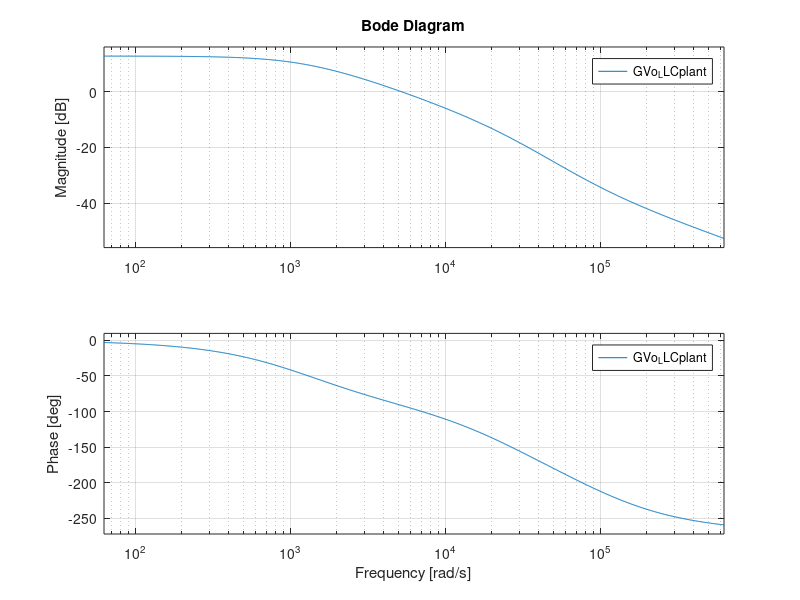
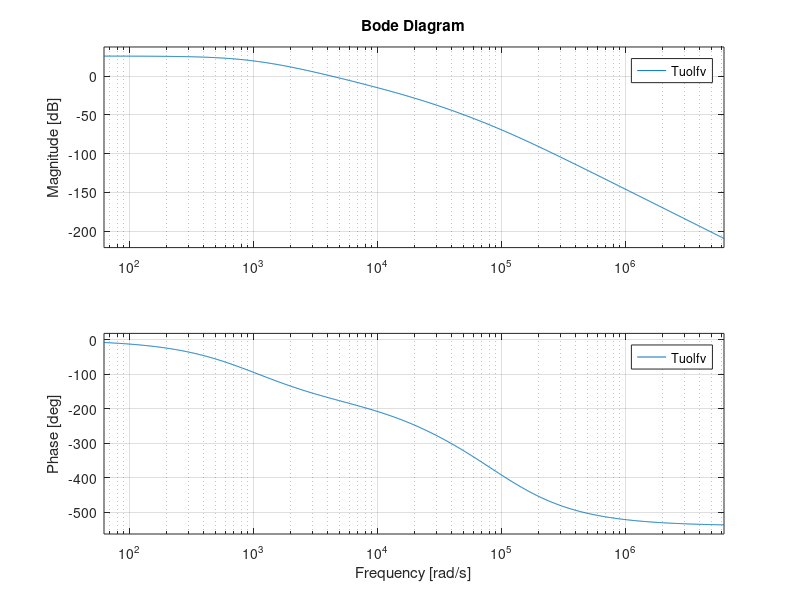
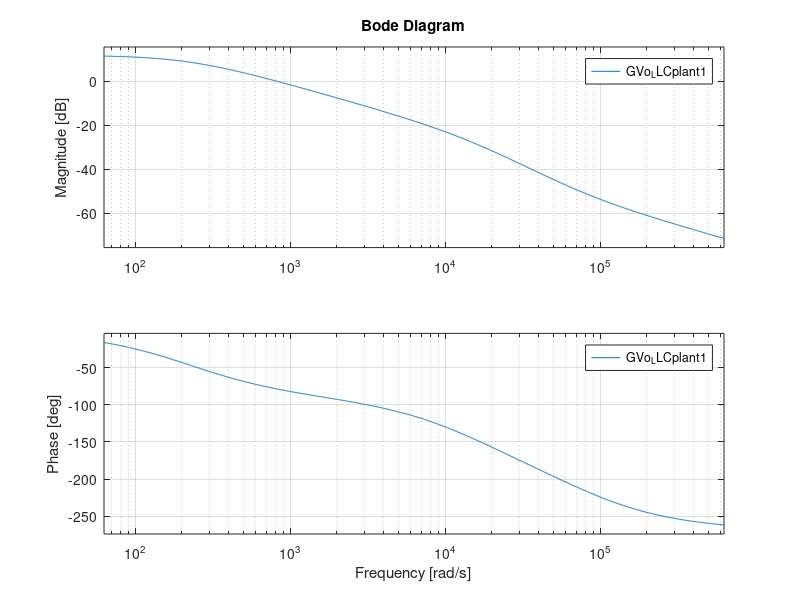
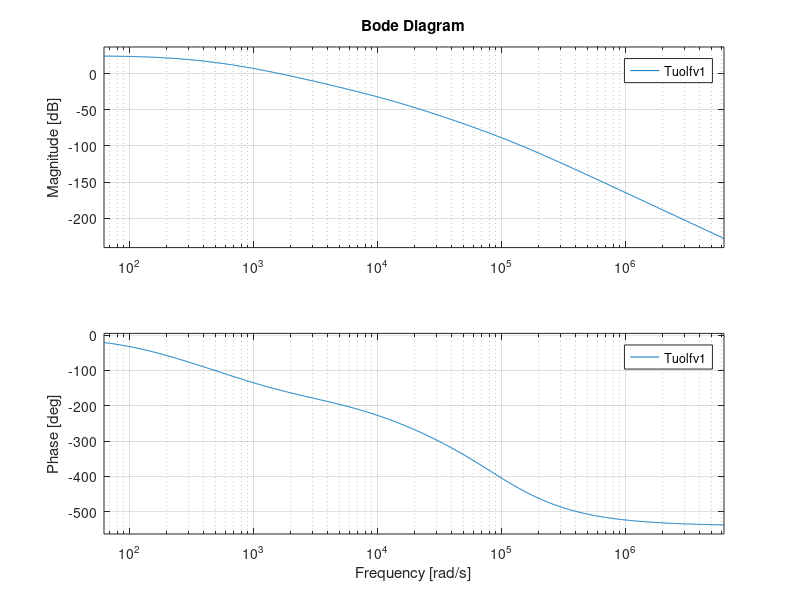

Write the MATLAB code that produced these figures, in order.
% CLLLC Design, regulation and protection dimensioning
% Author: Dr. Lim Shu Fan
% First created: 27.04.2022
% Last modified: 13.05.2022
% Revision: 0.1
% Descriptions:
% 0.1: Design closed loop CV control for Reverse mode

clear;
% pkg load control;

%%%%%%%%%%%%%%%%%%% 2. PWM setting %%%%%%%%%%%%%%%%%%%%%
VADC = 3.3; %ADC reference voltage, note different for different design
ADC_bits = 12; %12 bit ADC
ADC_FS = 2^ADC_bits-1; %ADC full scale 
ADC_gain = ADC_FS/VADC;
Fclk=30e6; %PWM clock frequency
Tclk=1/Fclk; %PWM clock period

Fsi=20000; 
Tsi=1/Fsi;
s=tf('s');
z=tf('z',Tsi);

%%%%%%%%%%%%%%%%%%% 3. Current sensing and protection %%%%%%%%%%%%%%%%%%%%%
%Output current
K_IOUT=20e-3; %ACS733KLATR-65AB-T, sensitivity mV/A bidirectional
K_IOUT_IN=K_IOUT*ADC_gain; %gain of Io sensing at ADC, bit/A
K_IOUT_IN_RES=1/K_IOUT_IN; %resolution of Io sensing at ADC, A/bit
V_IoOFFSET = VADC/2;
IoMax=(VADC-V_IoOFFSET)/K_IOUT;

%Input current
K_IIN=20e-3; %ACS733KLATR-65AB-T, sensitivity mV/A bidirectional
K_IIN_IN=K_IIN*ADC_gain; %gain of Iin sensing at ADC, bit/A
K_IIN_IN_RES=1/K_IIN_IN; %resolution of Iin sensing at ADC, A/bit
V_IinOFFSET = VADC/2;
IinMax=(VADC-V_IinOFFSET)/K_IIN;

%%%%%%%%%%%%%%%%%%% 4. Voltage sensing and protection %%%%%%%%%%%%%%%%%%%%%
%Output voltage sensing HVDC, Vo_AD before filter
Rt_Vo=4*1e6+71.5e3;
Rb_Vo=23.2e3;
KVo=Rb_Vo/(Rt_Vo+Rb_Vo);
KVo_IN=KVo*ADC_gain; %gain of Vo sensing at ADC, bit/V
KVo_IN_RES=1/KVo_IN; %resolution of Vo sensing at ADC, V/bit
VoMax=VADC/KVo;

Rfil_Vo1=Rb_Vo;
Cfil_Vo1=470e-12;
f_fil_Vo1=1/(2*pi*Rfil_Vo1*Cfil_Vo1);
G_fil_Vo1=1/(sqrt(1+(Fsi/f_fil_Vo1)^2));

Rfil_Vo2=1000;
Cfil_Vo2=0.01e-6;
f_fil_Vo2=1/(2*pi*Rfil_Vo2*Cfil_Vo2);
G_fil_Vo2=1/(sqrt(1+(Fsi/f_fil_Vo2)^2));

%PFC output voltage sensing, PFC_OUT, VPFC_OUT_AD
Rt_Vor=5*300e3+51.1e3;
Rb_Vor=5.62e3;
KVor=Rb_Vor/(Rt_Vor+Rb_Vor);
KVor_IN=KVor*ADC_gain; %gain of Vor sensing at ADC, bit/V
KVor_IN_RES=1/KVor_IN; %resolution of Vor sensing at ADC, V/bit
VorMax=VADC/KVor;

Rfil_Vor1=Rb_Vor;
Cfil_Vor1=0.22e-6;
f_fil_Vor1=1/(2*pi*Rfil_Vor1*Cfil_Vor1);
G_fil_Vor1=1/(sqrt(1+(Fsi/f_fil_Vor1)^2));

Rfil_Vor2=1000;
Cfil_Vor2=0.01e-6;
f_fil_Vor2=1/(2*pi*Rfil_Vor2*Cfil_Vor2);
G_fil_Vor2=1/(sqrt(1+(Fsi/f_fil_Vor2)^2));

Rfil_Vor3=1000;
Cfil_Vor3=0.01e-6;
f_fil_Vor3=1/(2*pi*Rfil_Vor3*Cfil_Vor3);
G_fil_Vor3=1/(sqrt(1+(Fsi/f_fil_Vor3)^2));

%%%%%%%%%%%%%%%%%%% 12. Control loop design %%%%%%%%%%%%%%%%%%%%%
%Uncompensated voltage loop gain reverse CV
%with diode rectifiers
%Vin=800, Vo=470, Tc=365(82kHz), G_DC_LLCplant=-16.0418, f0_LLCplant = 2000, Q_db_LLCplant = -4

G_DC_LLCplant=12.7054; %db
DCgain_LLCplant=(10^(G_DC_LLCplant/20));
fpole1_LLCplant=200;
fpole2_LLCplant=4000;
fzero1_LLCplant=15000;
GVo_LLCplant=DCgain_LLCplant*(1-s/(2*pi*fzero1_LLCplant))/(1+s/(2*pi*fpole1_LLCplant))/(1+s/(2*pi*fpole2_LLCplant)); 
%GVo_LLCplant=DCgain_LLCplant/(1+s/(2*pi*fpole1_LLCplant))/(1+s/(2*pi*fpole2_LLCplant)); 
%Q_db_LLCplant = -4; %found at f0 and finetune to get db and deg at various freq
%Q_LLCplant=(10^(Q_db_LLCplant/20));
%f0_LLCplant = 2000; %found at 90deg
%w0_LLCplant = 2*pi*f0_LLCplant;
%fzero1_LLCplant=18000;
%GVo_LLCplant=DCgain_LLCplant*(1-s/(2*pi*fzero1_LLCplant))/(1+s/(Q_LLCplant*w0_LLCplant)+(s/w0_LLCplant)^2);

GVo_LLCplantd=c2d(GVo_LLCplant,Tsi,'zoh');
figure(1);
bode(GVo_LLCplant, {2*pi*10, 2*pi*1e5});

Tuolfv=GVo_LLCplant*ADC_FS/VorMax*1/(1+s*Rfil_Vor1*Cfil_Vor1)*1/(1+s*Rfil_Vor2*Cfil_Vor2)*1/(1+s*Rfil_Vor3*Cfil_Vor3); %uncompensated open loop gain
Tuolfvd=c2d(Tuolfv,Tsi,'zoh');
figure(2);
bode(Tuolfv, {2*pi*10, 2*pi*1e6});

%Uncompensated voltage loop gain reverse CV
%with diode rectifiers
%Vin=800, Vo=250, Tc=517(58kHz), G_DC_LLCplant=11.6841, fpole1_LLCplant = 35Hz, fpole2_LLCplant=2.4kHz, fzero1_LLCplant=12kHz

G_DC_LLCplant1=11.6841; %db
DCgain_LLCplant1=(10^(G_DC_LLCplant1/20));
fpole1_LLCplant1=35;
fpole2_LLCplant1=2400;
fzero1_LLCplant1=12000;
GVo_LLCplant1=DCgain_LLCplant1*(1-s/(2*pi*fzero1_LLCplant1))/(1+s/(2*pi*fpole1_LLCplant1))/(1+s/(2*pi*fpole2_LLCplant1)); 
%GVo_LLCplant=DCgain_LLCplant/(1+s/(2*pi*fpole1_LLCplant))/(1+s/(2*pi*fpole2_LLCplant)); 
%Q_db_LLCplant = -4; %found at f0 and finetune to get db and deg at various freq
%Q_LLCplant=(10^(Q_db_LLCplant/20));
%f0_LLCplant = 2000; %found at 90deg
%w0_LLCplant = 2*pi*f0_LLCplant;
%fzero1_LLCplant=18000;
%GVo_LLCplant=DCgain_LLCplant*(1-s/(2*pi*fzero1_LLCplant))/(1+s/(Q_LLCplant*w0_LLCplant)+(s/w0_LLCplant)^2);

GVo_LLCplant1d=c2d(GVo_LLCplant1,Tsi,'zoh');
figure(3);
bode(GVo_LLCplant1, {2*pi*10, 2*pi*1e5});

Tuolfv1=GVo_LLCplant1*ADC_FS/VorMax*1/(1+s*Rfil_Vor1*Cfil_Vor1)*1/(1+s*Rfil_Vor2*Cfil_Vor2)*1/(1+s*Rfil_Vor3*Cfil_Vor3); %uncompensated open loop gain
Tuolfv1d=c2d(Tuolfv1,Tsi,'zoh');
figure(4);
bode(Tuolfv1, {2*pi*10, 2*pi*1e6});

% PIT1 KL*(1+(2*pi*fzL)/s)*1/(1+s/(2*pi*fpL)) 
G_fc=15.38; %db, shift to get desired fc
KL=1/(10^(G_fc/20));
fzL=20; % if phase is high at fc, fzL can be placed at high freq
fpL=8000; % to give larger attenuation after fc for higher gain margin

%Gc1=KL*(1+(2*pi*fzL)/s)/(1+s/(2*pi*fpL));
Gc1=KL*(1+(2*pi*fzL)/s);
%Gc1d=c2d(Gc1,Tsi,'zoh');
Gc1d=c2d(Gc1,Tsi,'tustin');

figure(5);
bode(Gc1, {2*pi*10,2*pi*1e6});
%bode(Gc1, Gc1d, {2*pi*10,2*pi*1e5});

%% 2P2Z Kc*(s^2/wz^2 + s/(Qc*wz) +1) / s(s/wp +1)
% G_fc3 = -60, fz3=2500, Qc=0.63, fp3=15000
% G_fc3 = -60, fz3=2200, Qc=0.6, fp3=15000
G_fc3=-15; %db shift curve upwards to get desired fc (if oscillatory response, reduce gain)
KC=1/(10^(G_fc3/20));
fz3=35;   %place below (greater) or equal to dominant resonant pole
wz0=2*pi*fz3;
Qc=0.63;     %place below (lower) or same as dominant pole pair quality factor of plant  
fp3=15000;  %place at ESR zero or at half fsw or to get desired GM
Gc3=KC*(1+s/(Qc*wz0)+(s/wz0)^2)/s/(1+s/(2*pi*fp3));
%Gc3=KC*(1+s/(2*pi*fz3))*(1+s/(2*pi*fz3))/s/(1+s/(2*pi*fp3));
%Gc3d=c2d(Gc3,Tsi,'zoh');
Gc3d=c2d(Gc3,Tsi,'tustin');
figure(6);
bode(Gc3, {2*pi*10,2*pi*1e6});


%Change Gc1 (PI) or Gc3 (2P2Z)
Tcv3=Gc1*Tuolfv; %470V 
Tcv3d=Gc1d*Tuolfvd;
figure(7);
bode(Tcv3, {2*pi*10,2*pi*1e6});

Tcv31=Gc1*Tuolfv1; %250V
Tcv31d=Gc1d*Tuolfv1d;
figure(8);
bode(Tcv31, {2*pi*10,2*pi*1e6});